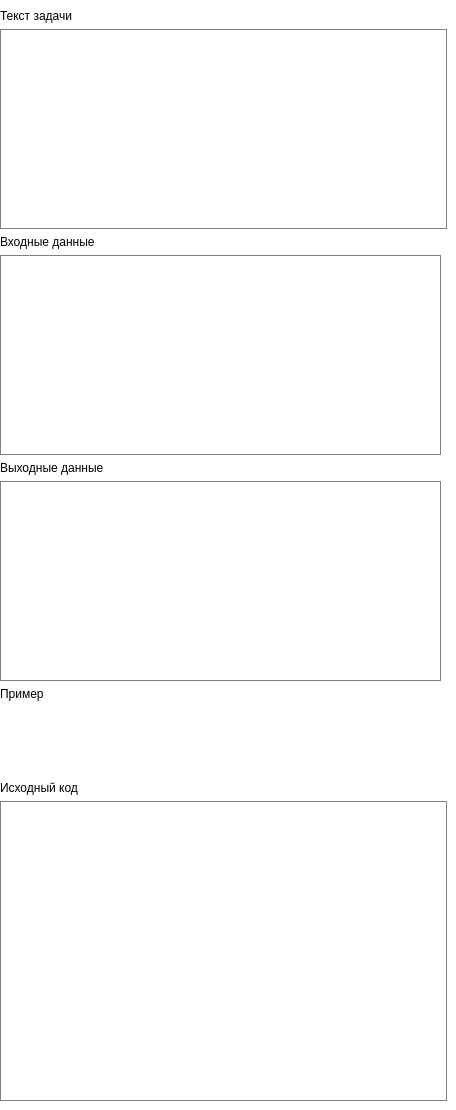
                <widget class="QWidget" name="scrollAreaWidgetContents">
                 <property name="geometry">
                  <rect>
                   <x>0</x>
                   <y>0</y>
                   <width>456</width>
                   <height>1066</height>
                  </rect>
                 </property>
                 <property name="styleSheet">
                  <string notr="true">QWidget {
	background-color: white;
}

QLineEdit, QPlainTextEdit, QTextEdit {
	border: 1px solid gray;
	border-radius: 0px;
	background-color: white;
}

QPlainTextEdit::disabled, QTextEdit, QLineEdit::disabled {
	background-color: white;
}</string>
                 </property>
                 <layout class="QGridLayout" name="gridLayout_7">
                  <property name="leftMargin">
                   <number>0</number>
                  </property>
                  <property name="topMargin">
                   <number>9</number>
                  </property>
                  <property name="rightMargin">
                   <number>9</number>
                  </property>
                  <property name="bottomMargin">
                   <number>9</number>
                  </property>
                  <item row="0" column="0">
                   <widget class="QLabel" name="taskEditTextLabel">
                    <property name="text">
                     <string>Текст задачи</string>
                    </property>
                   </widget>
                  </item>
                  <item row="9" column="0" colspan="2">
                   <widget class="QTextEdit" name="taskEditSource">
                    <property name="minimumSize">
                     <size>
                      <width>0</width>
                      <height>300</height>
                     </size>
                    </property>
                    <property name="font">
                     <font>
                      <family>Consolas</family>
                     </font>
                    </property>
                   </widget>
                  </item>
                  <item row="8" column="0">
                   <widget class="QLabel" name="taskEditSourceLabel">
                    <property name="text">
                     <string>Исходный код</string>
                    </property>
                   </widget>
                  </item>
                  <item row="1" column="0" colspan="2">
                   <widget class="QTextBrowser" name="taskEditText">
                    <property name="minimumSize">
                     <size>
                      <width>0</width>
                      <height>200</height>
                     </size>
                    </property>
                    <property name="undoRedoEnabled">
                     <bool>true</bool>
                    </property>
                    <property name="readOnly">
                     <bool>false</bool>
                    </property>
                   </widget>
                  </item>
                  <item row="7" column="0" colspan="2">
                   <widget class="QTableView" name="taskEditSamplesTable">
                    <property name="sizePolicy">
                     <sizepolicy hsizetype="Expanding" vsizetype="Minimum">
                      <horstretch>0</horstretch>
                      <verstretch>0</verstretch>
                     </sizepolicy>
                    </property>
                    <property name="font">
                     <font>
                      <family>Consolas</family>
                     </font>
                    </property>
                    <property name="focusPolicy">
                     <enum>Qt::NoFocus</enum>
                    </property>
                    <property name="styleSheet">
                     <string notr="true">QHeaderView::section {
    background-color: white;
    padding: 3px;
    border-style: none;
    border-bottom: 1px solid gray;
    border-right: 1px solid gray;
}

QHeaderView::section:horizontal
{
    border-top: 1px solid gray;
}

QHeaderView::section:horizontal:first
{
	border-left: 1px solid gray;
}

QTableView
{
    gridline-color: gray;
	outline: 0;
}
</string>
                    </property>
                    <property name="frameShape">
                     <enum>QFrame::NoFrame</enum>
                    </property>
                    <property name="frameShadow">
                     <enum>QFrame::Plain</enum>
                    </property>
                    <property name="sizeAdjustPolicy">
                     <enum>QAbstractScrollArea::AdjustToContents</enum>
                    </property>
                    <property name="editTriggers">
                     <set>QAbstractItemView::NoEditTriggers</set>
                    </property>
                    <property name="tabKeyNavigation">
                     <bool>false</bool>
                    </property>
                    <property name="selectionMode">
                     <enum>QAbstractItemView::NoSelection</enum>
                    </property>
                    <attribute name="horizontalHeaderHighlightSections">
                     <bool>false</bool>
                    </attribute>
                    <attribute name="verticalHeaderVisible">
                     <bool>false</bool>
                    </attribute>
                    <attribute name="verticalHeaderHighlightSections">
                     <bool>false</bool>
                    </attribute>
                   </widget>
                  </item>
                  <item row="6" column="0" colspan="2">
                   <widget class="QLabel" name="taskEditSamplesLabel">
                    <property name="text">
                     <string>Пример</string>
                    </property>
                   </widget>
                  </item>
                  <item row="2" column="0" colspan="2">
                   <widget class="QLabel" name="taskEditInputDataLabel">
                    <property name="text">
                     <string>Входные данные</string>
                    </property>
                   </widget>
                  </item>
                  <item row="4" column="0">
                   <widget class="QLabel" name="taskEditOutputDataLabel">
                    <property name="text">
                     <string>Выходные данные</string>
                    </property>
                   </widget>
                  </item>
                  <item row="3" column="0">
                   <widget class="QTextBrowser" name="taskEditInputData">
                    <property name="minimumSize">
                     <size>
                      <width>0</width>
                      <height>200</height>
                     </size>
                    </property>
                    <property name="undoRedoEnabled">
                     <bool>true</bool>
                    </property>
                    <property name="readOnly">
                     <bool>false</bool>
                    </property>
                   </widget>
                  </item>
                  <item row="5" column="0">
                   <widget class="QTextBrowser" name="taskEditOutputData">
                    <property name="minimumSize">
                     <size>
                      <width>0</width>
                      <height>200</height>
                     </size>
                    </property>
                    <property name="undoRedoEnabled">
                     <bool>true</bool>
                    </property>
                    <property name="readOnly">
                     <bool>false</bool>
                    </property>
                   </widget>
                  </item>
                 </layout>
                </widget>
